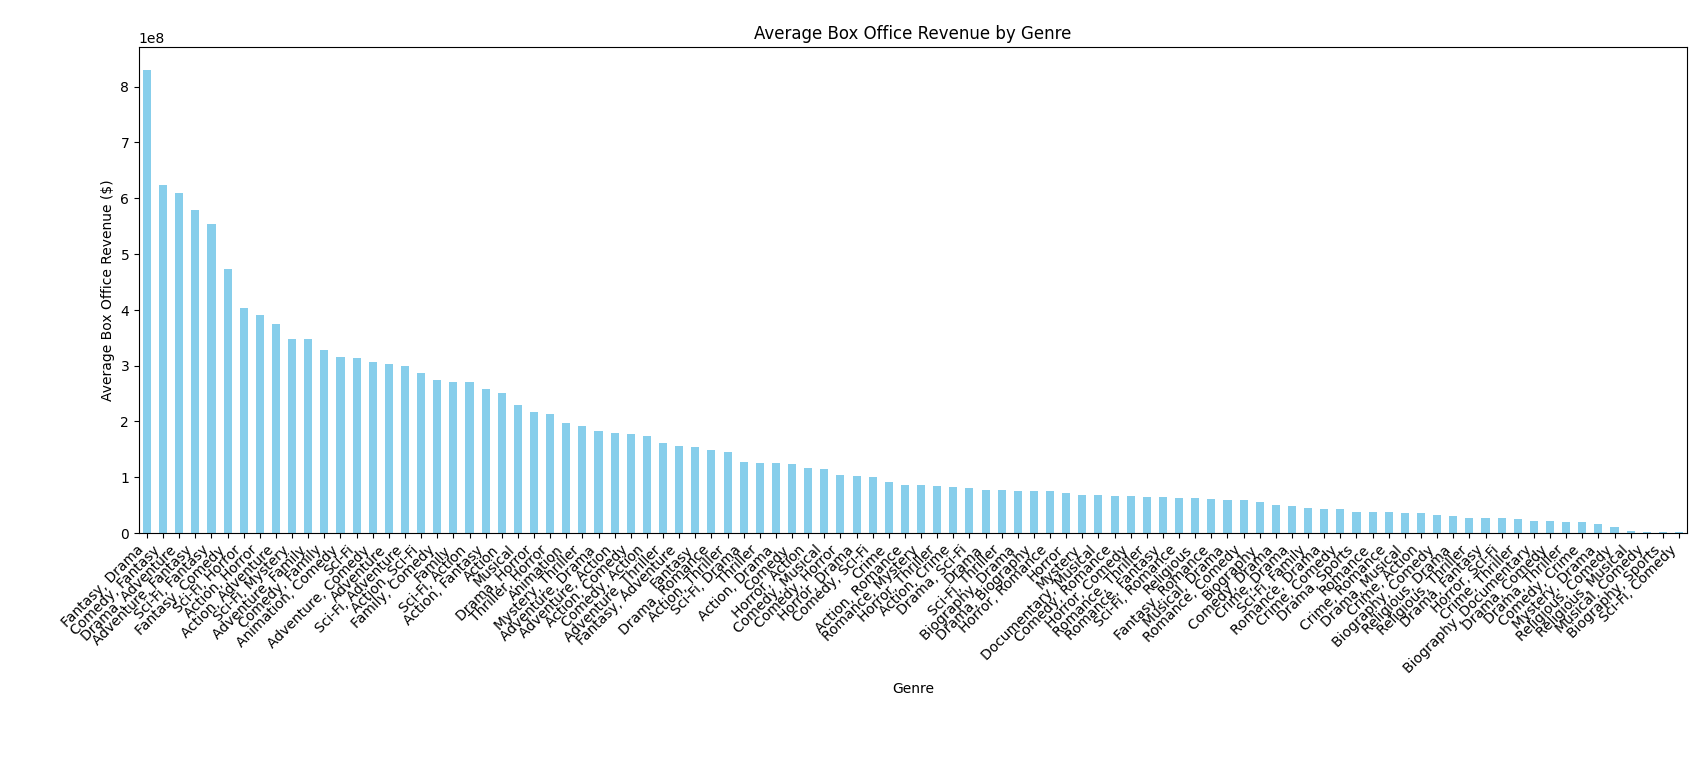

Write Python code to recreate this figure.
import pandas as pd
import matplotlib.pyplot as plt

# Step 1: Load the Dataset
# Replace 'Movie Data Starter Project.xlsx' with the actual file path
df = pd.read_excel('Movie Data Starter Project.xlsx')

# Step 2: Combine Genre Columns
# Handle missing values and combine genres into a single column
df['Combined Genres'] = df[['Genre (1)', 'Genre (2)']].apply(lambda x: ', '.join(x.dropna()), axis=1)

# Step 3: Group by Combined Genres and Calculate Average Box Office Revenue
genre_revenue = df.groupby('Combined Genres')['Box Office Revenue ($)'].mean().sort_values(ascending=False)

# Step 4: Output the Results
print("Average Box Office Revenue by Genre:")
print(genre_revenue)

# Step 5: Visualization
# Plot average box office revenue by genre
plt.figure(figsize=(12, 6))
genre_revenue.plot(kind='bar', color='skyblue', title='Average Box Office Revenue by Genre')
plt.xlabel('Genre')
plt.ylabel('Average Box Office Revenue ($)')
plt.xticks(rotation=45, ha='right')
plt.tight_layout()
plt.show()
